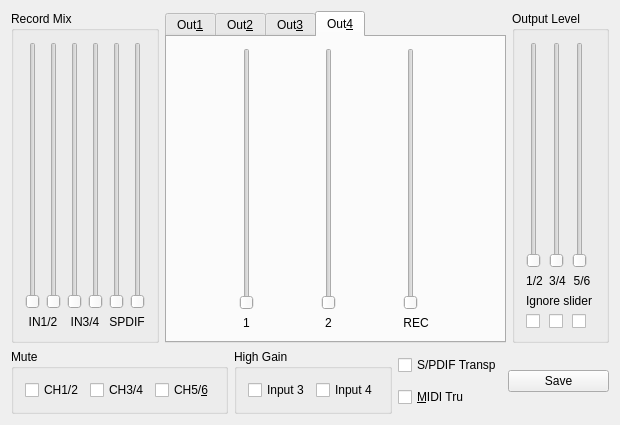
<ui version="4.0" >
 <comment>Copyright (C) 2005-2008 by Pieter Palmers
	
	This file is part of FFADO
	FFADO = Free Firewire (pro-)audio drivers for linux
	
	FFADO is based upon FreeBoB.
	
	This program is free software: you can redistribute it and/or modify
	it under the terms of the GNU General Public License as published by
	the Free Software Foundation, either version 2 of the License, or
	(at your option) version 3 of the License.
	
	This program is distributed in the hope that it will be useful,
	but WITHOUT ANY WARRANTY; without even the implied warranty of
	MERCHANTABILITY or FITNESS FOR A PARTICULAR PURPOSE.  See the
	GNU General Public License for more details.
</comment>
 <class>SaffireLEMixerSmallUI</class>
 <widget class="QWidget" name="SaffireLEMixerSmallUI" >
  <property name="geometry" >
   <rect>
    <x>0</x>
    <y>0</y>
    <width>620</width>
    <height>425</height>
   </rect>
  </property>
  <property name="windowTitle" >
   <string>Focusrite Saffire LE Mixer</string>
  </property>
  <layout class="QVBoxLayout" >
   <item>
    <layout class="QHBoxLayout" >
     <item>
      <widget class="QGroupBox" name="groupOut14_2" >
       <property name="title" >
        <string>Record Mix</string>
       </property>
       <layout class="QGridLayout" >
        <item row="0" column="0" >
         <widget class="QSlider" name="sldIN1RecMix" >
          <property name="minimum" >
           <number>0</number>
          </property>
          <property name="maximum" >
           <number>32767</number>
          </property>
          <property name="singleStep" >
           <number>10000</number>
          </property>
          <property name="pageStep" >
           <number>1000</number>
          </property>
          <property name="orientation" >
           <enum>Qt::Vertical</enum>
          </property>
          <property name="tickInterval" >
           <number>10000</number>
          </property>
         </widget>
        </item>
        <item row="0" column="1" >
         <widget class="QSlider" name="sldIN2RecMix" >
          <property name="minimum" >
           <number>0</number>
          </property>
          <property name="maximum" >
           <number>32767</number>
          </property>
          <property name="singleStep" >
           <number>10000</number>
          </property>
          <property name="pageStep" >
           <number>1000</number>
          </property>
          <property name="orientation" >
           <enum>Qt::Vertical</enum>
          </property>
          <property name="tickInterval" >
           <number>10000</number>
          </property>
         </widget>
        </item>
        <item row="0" column="2" >
         <widget class="QSlider" name="sldIN3RecMix" >
          <property name="minimum" >
           <number>0</number>
          </property>
          <property name="maximum" >
           <number>32767</number>
          </property>
          <property name="singleStep" >
           <number>10000</number>
          </property>
          <property name="pageStep" >
           <number>1000</number>
          </property>
          <property name="orientation" >
           <enum>Qt::Vertical</enum>
          </property>
          <property name="tickInterval" >
           <number>10000</number>
          </property>
         </widget>
        </item>
        <item row="0" column="3" >
         <widget class="QSlider" name="sldIN4RecMix" >
          <property name="minimum" >
           <number>0</number>
          </property>
          <property name="maximum" >
           <number>32767</number>
          </property>
          <property name="singleStep" >
           <number>10000</number>
          </property>
          <property name="pageStep" >
           <number>1000</number>
          </property>
          <property name="orientation" >
           <enum>Qt::Vertical</enum>
          </property>
          <property name="tickInterval" >
           <number>10000</number>
          </property>
         </widget>
        </item>
        <item row="0" column="4" >
         <widget class="QSlider" name="sldSPDIF1RecMix" >
          <property name="minimum" >
           <number>0</number>
          </property>
          <property name="maximum" >
           <number>32767</number>
          </property>
          <property name="singleStep" >
           <number>10000</number>
          </property>
          <property name="pageStep" >
           <number>1000</number>
          </property>
          <property name="orientation" >
           <enum>Qt::Vertical</enum>
          </property>
          <property name="tickInterval" >
           <number>10000</number>
          </property>
         </widget>
        </item>
        <item row="0" column="5" >
         <widget class="QSlider" name="sldSPDIF2RecMix" >
          <property name="minimum" >
           <number>0</number>
          </property>
          <property name="maximum" >
           <number>32767</number>
          </property>
          <property name="singleStep" >
           <number>10000</number>
          </property>
          <property name="pageStep" >
           <number>1000</number>
          </property>
          <property name="orientation" >
           <enum>Qt::Vertical</enum>
          </property>
          <property name="tickInterval" >
           <number>10000</number>
          </property>
         </widget>
        </item>
        <item row="1" column="0" colspan="2" >
         <widget class="QLabel" name="txtOut14In12" >
          <property name="text" >
           <string>IN1/2</string>
          </property>
          <property name="alignment" >
           <set>Qt::AlignCenter</set>
          </property>
          <property name="wordWrap" >
           <bool>false</bool>
          </property>
         </widget>
        </item>
        <item row="1" column="2" colspan="2" >
         <widget class="QLabel" name="txtOut14In34" >
          <property name="text" >
           <string>IN3/4</string>
          </property>
          <property name="alignment" >
           <set>Qt::AlignCenter</set>
          </property>
          <property name="wordWrap" >
           <bool>false</bool>
          </property>
         </widget>
        </item>
        <item row="1" column="4" colspan="2" >
         <widget class="QLabel" name="txtOut14In34_2" >
          <property name="text" >
           <string>SPDIF</string>
          </property>
          <property name="alignment" >
           <set>Qt::AlignCenter</set>
          </property>
          <property name="wordWrap" >
           <bool>false</bool>
          </property>
         </widget>
        </item>
       </layout>
      </widget>
     </item>
     <item>
      <widget class="QTabWidget" name="tabWidget4" >
       <property name="currentIndex" >
        <number>3</number>
       </property>
       <widget class="QWidget" name="tab" >
        <attribute name="title" >
         <string>Out&amp;1</string>
        </attribute>
        <layout class="QGridLayout" >
         <item row="0" column="0" >
          <widget class="QSlider" name="sldPC1Out1" >
           <property name="minimum" >
            <number>0</number>
           </property>
           <property name="maximum" >
            <number>32767</number>
           </property>
           <property name="singleStep" >
            <number>10000</number>
           </property>
           <property name="pageStep" >
            <number>1000</number>
           </property>
           <property name="orientation" >
            <enum>Qt::Vertical</enum>
           </property>
           <property name="tickInterval" >
            <number>10000</number>
           </property>
          </widget>
         </item>
         <item row="0" column="1" >
          <widget class="QSlider" name="sldPC2Out1" >
           <property name="minimum" >
            <number>0</number>
           </property>
           <property name="maximum" >
            <number>32767</number>
           </property>
           <property name="singleStep" >
            <number>10000</number>
           </property>
           <property name="pageStep" >
            <number>1000</number>
           </property>
           <property name="orientation" >
            <enum>Qt::Vertical</enum>
           </property>
           <property name="tickInterval" >
            <number>10000</number>
           </property>
          </widget>
         </item>
         <item row="0" column="2" >
          <widget class="QSlider" name="sldRecMixOut1" >
           <property name="minimum" >
            <number>0</number>
           </property>
           <property name="maximum" >
            <number>32767</number>
           </property>
           <property name="singleStep" >
            <number>10000</number>
           </property>
           <property name="pageStep" >
            <number>1000</number>
           </property>
           <property name="orientation" >
            <enum>Qt::Vertical</enum>
           </property>
           <property name="tickInterval" >
            <number>10000</number>
           </property>
          </widget>
         </item>
         <item row="1" column="0" >
          <widget class="QLabel" name="txtOut14PC12" >
           <property name="text" >
            <string>1</string>
           </property>
           <property name="alignment" >
            <set>Qt::AlignCenter</set>
           </property>
           <property name="wordWrap" >
            <bool>false</bool>
           </property>
          </widget>
         </item>
         <item row="1" column="1" >
          <widget class="QLabel" name="txtOut14PC34" >
           <property name="text" >
            <string>2</string>
           </property>
           <property name="alignment" >
            <set>Qt::AlignCenter</set>
           </property>
           <property name="wordWrap" >
            <bool>false</bool>
           </property>
          </widget>
         </item>
         <item row="1" column="2" >
          <widget class="QLabel" name="txtOut14PC78_2" >
           <property name="text" >
            <string>REC</string>
           </property>
           <property name="alignment" >
            <set>Qt::AlignCenter</set>
           </property>
           <property name="wordWrap" >
            <bool>false</bool>
           </property>
          </widget>
         </item>
        </layout>
       </widget>
       <widget class="QWidget" name="tab" >
        <attribute name="title" >
         <string>Out&amp;2</string>
        </attribute>
        <layout class="QGridLayout" >
         <item row="0" column="0" >
          <widget class="QSlider" name="sldPC1Out2" >
           <property name="minimum" >
            <number>0</number>
           </property>
           <property name="maximum" >
            <number>32767</number>
           </property>
           <property name="singleStep" >
            <number>10000</number>
           </property>
           <property name="pageStep" >
            <number>1000</number>
           </property>
           <property name="orientation" >
            <enum>Qt::Vertical</enum>
           </property>
           <property name="tickInterval" >
            <number>10000</number>
           </property>
          </widget>
         </item>
         <item row="0" column="1" >
          <widget class="QSlider" name="sldPC2Out2" >
           <property name="minimum" >
            <number>0</number>
           </property>
           <property name="maximum" >
            <number>32767</number>
           </property>
           <property name="singleStep" >
            <number>10000</number>
           </property>
           <property name="pageStep" >
            <number>1000</number>
           </property>
           <property name="orientation" >
            <enum>Qt::Vertical</enum>
           </property>
           <property name="tickInterval" >
            <number>10000</number>
           </property>
          </widget>
         </item>
         <item row="0" column="2" >
          <widget class="QSlider" name="sldRecMixOut2" >
           <property name="minimum" >
            <number>0</number>
           </property>
           <property name="maximum" >
            <number>32767</number>
           </property>
           <property name="singleStep" >
            <number>10000</number>
           </property>
           <property name="pageStep" >
            <number>1000</number>
           </property>
           <property name="orientation" >
            <enum>Qt::Vertical</enum>
           </property>
           <property name="tickInterval" >
            <number>10000</number>
           </property>
          </widget>
         </item>
         <item row="1" column="0" >
          <widget class="QLabel" name="txtOut24PC12" >
           <property name="text" >
            <string>1</string>
           </property>
           <property name="alignment" >
            <set>Qt::AlignCenter</set>
           </property>
           <property name="wordWrap" >
            <bool>false</bool>
           </property>
          </widget>
         </item>
         <item row="1" column="1" >
          <widget class="QLabel" name="txtOut24PC34" >
           <property name="text" >
            <string>2</string>
           </property>
           <property name="alignment" >
            <set>Qt::AlignCenter</set>
           </property>
           <property name="wordWrap" >
            <bool>false</bool>
           </property>
          </widget>
         </item>
         <item row="1" column="2" >
          <widget class="QLabel" name="txtOut24PC78_2" >
           <property name="text" >
            <string>REC</string>
           </property>
           <property name="alignment" >
            <set>Qt::AlignCenter</set>
           </property>
           <property name="wordWrap" >
            <bool>false</bool>
           </property>
          </widget>
         </item>
        </layout>
       </widget>
       <widget class="QWidget" name="tab" >
        <attribute name="title" >
         <string>Out&amp;3</string>
        </attribute>
        <layout class="QGridLayout" >
         <item row="0" column="0" >
          <widget class="QSlider" name="sldPC1Out3" >
           <property name="minimum" >
            <number>0</number>
           </property>
           <property name="maximum" >
            <number>32767</number>
           </property>
           <property name="singleStep" >
            <number>10000</number>
           </property>
           <property name="pageStep" >
            <number>1000</number>
           </property>
           <property name="orientation" >
            <enum>Qt::Vertical</enum>
           </property>
           <property name="tickInterval" >
            <number>10000</number>
           </property>
          </widget>
         </item>
         <item row="0" column="1" >
          <widget class="QSlider" name="sldPC2Out3" >
           <property name="minimum" >
            <number>0</number>
           </property>
           <property name="maximum" >
            <number>32767</number>
           </property>
           <property name="singleStep" >
            <number>10000</number>
           </property>
           <property name="pageStep" >
            <number>1000</number>
           </property>
           <property name="orientation" >
            <enum>Qt::Vertical</enum>
           </property>
           <property name="tickInterval" >
            <number>10000</number>
           </property>
          </widget>
         </item>
         <item row="0" column="2" >
          <widget class="QSlider" name="sldRecMixOut3" >
           <property name="minimum" >
            <number>0</number>
           </property>
           <property name="maximum" >
            <number>32767</number>
           </property>
           <property name="singleStep" >
            <number>10000</number>
           </property>
           <property name="pageStep" >
            <number>1000</number>
           </property>
           <property name="orientation" >
            <enum>Qt::Vertical</enum>
           </property>
           <property name="tickInterval" >
            <number>10000</number>
           </property>
          </widget>
         </item>
         <item row="1" column="0" >
          <widget class="QLabel" name="txtOut34PC12" >
           <property name="text" >
            <string>1</string>
           </property>
           <property name="alignment" >
            <set>Qt::AlignCenter</set>
           </property>
           <property name="wordWrap" >
            <bool>false</bool>
           </property>
          </widget>
         </item>
         <item row="1" column="1" >
          <widget class="QLabel" name="txtOut34PC34" >
           <property name="text" >
            <string>2</string>
           </property>
           <property name="alignment" >
            <set>Qt::AlignCenter</set>
           </property>
           <property name="wordWrap" >
            <bool>false</bool>
           </property>
          </widget>
         </item>
         <item row="1" column="2" >
          <widget class="QLabel" name="txtOut34PC56" >
           <property name="text" >
            <string>REC</string>
           </property>
           <property name="alignment" >
            <set>Qt::AlignCenter</set>
           </property>
           <property name="wordWrap" >
            <bool>false</bool>
           </property>
          </widget>
         </item>
        </layout>
       </widget>
       <widget class="QWidget" name="tab" >
        <attribute name="title" >
         <string>Out&amp;4</string>
        </attribute>
        <layout class="QGridLayout" >
         <item row="0" column="0" >
          <widget class="QSlider" name="sldPC1Out4" >
           <property name="minimum" >
            <number>0</number>
           </property>
           <property name="maximum" >
            <number>32767</number>
           </property>
           <property name="singleStep" >
            <number>10000</number>
           </property>
           <property name="pageStep" >
            <number>1000</number>
           </property>
           <property name="orientation" >
            <enum>Qt::Vertical</enum>
           </property>
           <property name="tickInterval" >
            <number>10000</number>
           </property>
          </widget>
         </item>
         <item row="0" column="1" >
          <widget class="QSlider" name="sldPC2Out4" >
           <property name="minimum" >
            <number>0</number>
           </property>
           <property name="maximum" >
            <number>32767</number>
           </property>
           <property name="singleStep" >
            <number>10000</number>
           </property>
           <property name="pageStep" >
            <number>1000</number>
           </property>
           <property name="orientation" >
            <enum>Qt::Vertical</enum>
           </property>
           <property name="tickInterval" >
            <number>10000</number>
           </property>
          </widget>
         </item>
         <item row="0" column="2" >
          <widget class="QSlider" name="sldRecMixOut4" >
           <property name="minimum" >
            <number>0</number>
           </property>
           <property name="maximum" >
            <number>32767</number>
           </property>
           <property name="singleStep" >
            <number>10000</number>
           </property>
           <property name="pageStep" >
            <number>1000</number>
           </property>
           <property name="orientation" >
            <enum>Qt::Vertical</enum>
           </property>
           <property name="tickInterval" >
            <number>10000</number>
           </property>
          </widget>
         </item>
         <item row="1" column="0" >
          <widget class="QLabel" name="txtOut44PC12" >
           <property name="text" >
            <string>1</string>
           </property>
           <property name="alignment" >
            <set>Qt::AlignCenter</set>
           </property>
           <property name="wordWrap" >
            <bool>false</bool>
           </property>
          </widget>
         </item>
         <item row="1" column="1" >
          <widget class="QLabel" name="txtOut44PC34" >
           <property name="text" >
            <string>2</string>
           </property>
           <property name="alignment" >
            <set>Qt::AlignCenter</set>
           </property>
           <property name="wordWrap" >
            <bool>false</bool>
           </property>
          </widget>
         </item>
         <item row="1" column="2" >
          <widget class="QLabel" name="txtOut44PC56" >
           <property name="text" >
            <string>REC</string>
           </property>
           <property name="alignment" >
            <set>Qt::AlignCenter</set>
           </property>
           <property name="wordWrap" >
            <bool>false</bool>
           </property>
          </widget>
         </item>
        </layout>
       </widget>
      </widget>
     </item>
     <item>
      <widget class="QGroupBox" name="groupBox11" >
       <property name="title" >
        <string>Output Level</string>
       </property>
       <layout class="QGridLayout" >
        <item row="0" column="0" >
         <widget class="QSlider" name="sldOut12Level" >
          <property name="minimum" >
           <number>0</number>
          </property>
          <property name="maximum" >
           <number>255</number>
          </property>
          <property name="singleStep" >
           <number>1</number>
          </property>
          <property name="pageStep" >
           <number>4</number>
          </property>
          <property name="orientation" >
           <enum>Qt::Vertical</enum>
          </property>
          <property name="tickInterval" >
           <number>32</number>
          </property>
         </widget>
        </item>
        <item row="0" column="1" >
         <widget class="QSlider" name="sldOut34Level" >
          <property name="minimum" >
           <number>0</number>
          </property>
          <property name="maximum" >
           <number>255</number>
          </property>
          <property name="singleStep" >
           <number>1</number>
          </property>
          <property name="pageStep" >
           <number>4</number>
          </property>
          <property name="orientation" >
           <enum>Qt::Vertical</enum>
          </property>
          <property name="tickInterval" >
           <number>32</number>
          </property>
         </widget>
        </item>
        <item row="0" column="2" >
         <widget class="QSlider" name="sldOut56Level" >
          <property name="minimum" >
           <number>0</number>
          </property>
          <property name="maximum" >
           <number>255</number>
          </property>
          <property name="singleStep" >
           <number>1</number>
          </property>
          <property name="pageStep" >
           <number>4</number>
          </property>
          <property name="orientation" >
           <enum>Qt::Vertical</enum>
          </property>
          <property name="tickInterval" >
           <number>32</number>
          </property>
         </widget>
        </item>
        <item row="1" column="0" >
         <widget class="QLabel" name="txtOut14In12_2" >
          <property name="text" >
           <string>1/2</string>
          </property>
          <property name="alignment" >
           <set>Qt::AlignCenter</set>
          </property>
          <property name="wordWrap" >
           <bool>false</bool>
          </property>
         </widget>
        </item>
        <item row="1" column="1" >
         <widget class="QLabel" name="txtOut14In12_2_2" >
          <property name="text" >
           <string>3/4</string>
          </property>
          <property name="alignment" >
           <set>Qt::AlignCenter</set>
          </property>
          <property name="wordWrap" >
           <bool>false</bool>
          </property>
         </widget>
        </item>
        <item row="1" column="2" >
         <widget class="QLabel" name="txtOut14In12_2_2_2" >
          <property name="text" >
           <string>5/6</string>
          </property>
          <property name="alignment" >
           <set>Qt::AlignCenter</set>
          </property>
          <property name="wordWrap" >
           <bool>false</bool>
          </property>
         </widget>
        </item>
        <item row="2" column="0" colspan="3" >
         <widget class="QLabel" name="textLabel1" >
          <property name="text" >
           <string>Ignore slider</string>
          </property>
          <property name="alignment" >
           <set>Qt::AlignCenter</set>
          </property>
          <property name="wordWrap" >
           <bool>false</bool>
          </property>
         </widget>
        </item>
        <item row="3" column="0" >
         <widget class="QCheckBox" name="chkOut12HwCtrl" >
          <property name="text" >
           <string/>
          </property>
         </widget>
        </item>
        <item row="3" column="1" >
         <widget class="QCheckBox" name="chkOut34HwCtrl" >
          <property name="text" >
           <string/>
          </property>
         </widget>
        </item>
        <item row="3" column="2" >
         <widget class="QCheckBox" name="chkOut56HwCtrl" >
          <property name="text" >
           <string/>
          </property>
         </widget>
        </item>
       </layout>
      </widget>
     </item>
    </layout>
   </item>
   <item>
    <layout class="QHBoxLayout" >
     <item>
      <widget class="QGroupBox" name="groupBox13" >
       <property name="title" >
        <string>Mute</string>
       </property>
       <layout class="QGridLayout" >
        <item row="0" column="2" >
         <widget class="QCheckBox" name="chkOut56Mute" >
          <property name="text" >
           <string>CH5/&amp;6</string>
          </property>
         </widget>
        </item>
        <item row="0" column="1" >
         <widget class="QCheckBox" name="chkOut34Mute" >
          <property name="text" >
           <string>CH3/4</string>
          </property>
         </widget>
        </item>
        <item row="0" column="0" >
         <widget class="QCheckBox" name="chkOut12Mute" >
          <property name="text" >
           <string>CH1/2</string>
          </property>
         </widget>
        </item>
       </layout>
      </widget>
     </item>
     <item>
      <widget class="QGroupBox" name="groupBox13_2" >
       <property name="title" >
        <string>High Gain</string>
       </property>
       <layout class="QGridLayout" >
        <item row="0" column="0" >
         <widget class="QCheckBox" name="chkHighGain3" >
          <property name="text" >
           <string>Input 3</string>
          </property>
         </widget>
        </item>
        <item row="0" column="1" >
         <widget class="QCheckBox" name="chkHighGain4" >
          <property name="text" >
           <string>Input 4</string>
          </property>
         </widget>
        </item>
       </layout>
      </widget>
     </item>
     <item>
      <layout class="QVBoxLayout" >
       <item>
        <widget class="QCheckBox" name="chkSPDIFTransparent" >
         <property name="text" >
          <string>S/PDIF Transp</string>
         </property>
        </widget>
       </item>
       <item>
        <widget class="QCheckBox" name="chkMIDITru" >
         <property name="text" >
          <string>&amp;MIDI Tru</string>
         </property>
         <property name="shortcut" >
          <string>Alt+M</string>
         </property>
        </widget>
       </item>
      </layout>
     </item>
     <item>
      <widget class="QPushButton" name="btnSaveSettings" >
       <property name="toolTip" >
        <string>Save settings to device</string>
       </property>
       <property name="text" >
        <string>Save</string>
       </property>
      </widget>
     </item>
    </layout>
   </item>
  </layout>
 </widget>
 <layoutdefault spacing="6" margin="11" />
 <pixmapfunction>qPixmapFromMimeSource</pixmapfunction>
 <resources/>
 <connections/>
</ui>
